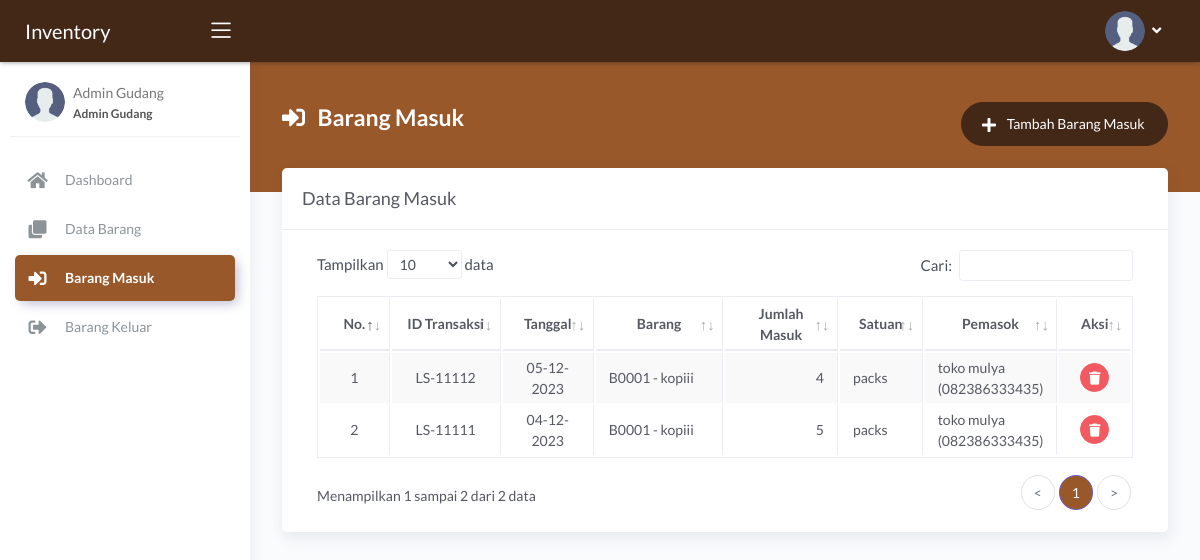
/main.php?module=barang_masuk (signed in), run on the app's committed database.
### tables this page shows
CREATE TABLE `tbl_barang_masuk` (
  `id_transaksi` varchar(10) NOT NULL,
  `tanggal` date NOT NULL,
  `barang` varchar(5) NOT NULL,
  `jumlah` int(11) DEFAULT NULL
);

CREATE TABLE `tbl_barang` (
  `id_barang` varchar(5) NOT NULL,
  `nama_barang` varchar(100) NOT NULL,
  `jenis` varchar(255) NOT NULL,
  `stok_minimum` int(11) NOT NULL,
  `stok` int(11) NOT NULL,
  `satuan_barang` varchar(255) NOT NULL,
  `pemasok` varchar(100) NOT NULL
);

### modules/barang-masuk/tampil_data.php (the view, shortened to what this page needs)
<?php
if (basename($_SERVER['PHP_SELF']) === basename(__FILE__)) {
  header('location: 404.html');
}
else {
?>
  <div class="panel-header bg-secondary-gradient">
    <div class="page-inner py-45">
      <div class="d-flex align-items-left align-items-md-top flex-column flex-md-row">
        <div class="page-header text-white">
          <h4 class="page-title text-white"><i class="fas fa-sign-in-alt mr-2"></i> Barang Masuk</h4>
        </div>
        <div class="ml-md-auto py-2 py-md-0">
          <a href="?module=form_entri_barang_masuk" class="btn btn-secondary btn-round">
            <span class="btn-label"><i class="fa fa-plus mr-2"></i></span> Tambah Barang Masuk
          </a>
        </div>
      </div>
    </div>
  </div>
  <div class="page-inner mt--5">
    <div class="card">
      <div class="card-header">
        <div class="card-title">Data Barang Masuk</div>
      </div>
      <div class="card-body">
        <div class="table-responsive">
          <table id="basic-datatables" class="display table table-bordered table-striped table-hover">
            <thead>
              <tr>
                <th class="text-center">No.</th>
                <th class="text-center">ID Transaksi</th>
                <th class="text-center">Tanggal</th>
                <th class="text-center">Barang</th>
                <th class="text-center">Jumlah Masuk</th>
                <th class="text-center">Satuan</th>
                <th class="text-center">Pemasok</th>
                <th class="text-center">Aksi</th>
              </tr>
            </thead>
            <tbody>
              <?php
              $no = 1;
              $query = mysqli_query($mysqli, "SELECT a.id_transaksi, a.tanggal, a.barang, a.jumlah, b.nama_barang, b.satuan_barang, b.pemasok
                                              FROM tbl_barang_masuk as a INNER JOIN tbl_barang as b
                                              ON a.barang=b.id_barang
                                              ORDER BY a.id_transaksi DESC")
                                              or die('Ada kesalahan pada query tampil data : ' . mysqli_error($mysqli));
              while ($data = mysqli_fetch_assoc($query)) { ?>
                <tr>
                  <td width="50" class="text-center"><?php echo $no++; ?></td>
                  <td width="90" class="text-center"><?php echo $data['id_transaksi']; ?></td>
                  <td width="70" class="text-center"><?php echo date('d-m-Y', strtotime($data['tanggal'])); ?></td>
                  <td width="120"><?php echo $data['barang']; ?> - <?php echo $data['nama_barang']; ?></td>
                  <td width="100" class="text-right"><?php echo number_format($data['jumlah'], 0, '', '.'); ?></td>
                  <td width="60"><?php echo $data['satuan_barang']; ?></td>
                  <td width="100"><?php echo $data['pemasok']; ?></td>
                  <td width="50" class="text-center">
                    <div>
                      <a href="modules/barang-masuk/proses_hapus.php?id=<?php echo $data['id_transaksi']; ?>" onclick="return confirm('Yakin ingin menghapus data barang masuk <?php echo $data['id_transaksi']; ?>?')" class="btn btn-icon btn-round btn-danger btn-sm" data-toggle="tooltip" data-placement="top" title="Hapus">
                        <i class="fas fa-trash fa-sm"></i>
                      </a>
                    </div>
                  </td>
                </tr>
              <?php } ?>
            </tbody>
          </table>
        </div>
      </div>
    </div>
  </div>
<?php } ?>

### assets/css/custom-style2.css (style rules this page uses)
.bg-secondary-gradient { background: #99582a !important; }
.btn-secondary, .login .btn-login { background: #432818 !important; border-color: #432818 !important; }

### data on the page
tbl_barang_masuk: id_transaksi "LS-11112", tanggal "05-12-2023", barang "B0001", barang.nama_barang "kopiii", jumlah "4", barang.satuan_barang "packs", barang.pemasok "toko mulya (082386333435)"
tbl_barang_masuk: id_transaksi "LS-11111", tanggal "04-12-2023", barang "B0001", barang.nama_barang "kopiii", jumlah "5", barang.satuan_barang "packs", barang.pemasok "toko mulya (082386333435)"

### other printed values
$_SESSION['nama_user'] "Admin Gudang"
$_SESSION['hak_akses'] "Admin Gudang"
